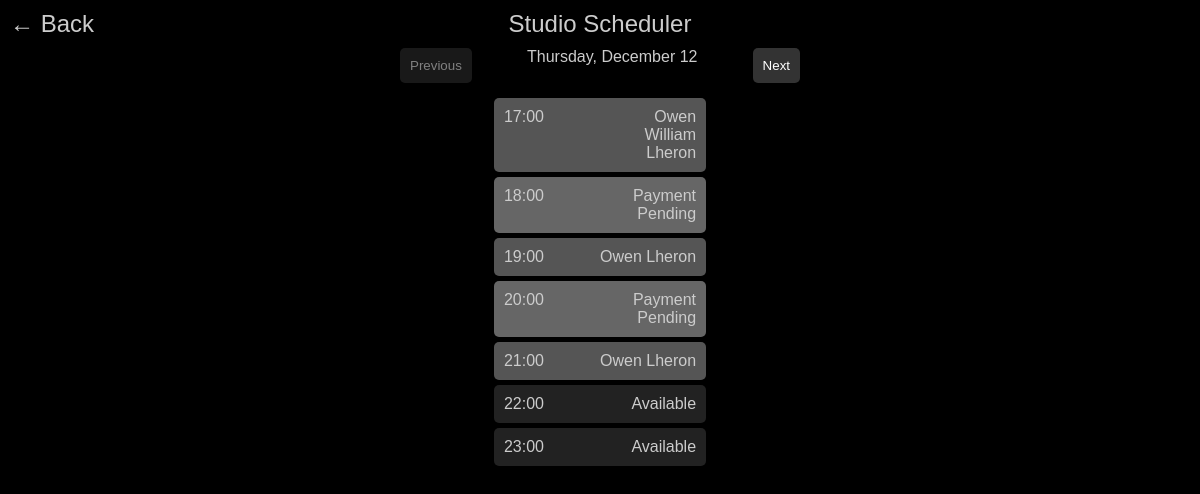
/week-scheduler/, run on the app's committed database.
### main/models.py (models this page shows, shortened)
class ActiveRequest(models.Model):
    STATUS_CHOICES = [
        ('pending', 'Pending'),
        ('approved', 'Approved'),
        ('paid', 'Paid'),
        ('declined', 'Declined'),
    ]
    name = models.CharField(max_length=255)
    email = models.EmailField()
    phone = models.CharField(max_length=50)
    requested_date = models.DateField()
    requested_time = models.TimeField()
    hours = models.IntegerField()
    notes = models.TextField(blank=True, null=True)
    status = models.CharField(max_length=20, choices=STATUS_CHOICES, default='pending')
    created_at = models.DateTimeField(auto_now_add=True)
    updated_at = models.DateTimeField(auto_now=True)

### main/views.py (the view)
# urls.py: path('week-scheduler/', week_scheduler_view, name='week_scheduler'),
def week_scheduler_view(request):
    today = datetime.today()
    today_str = today.strftime('%Y-%m-%d')
    selected_date_str = request.GET.get('date', today_str)
    selected_date = datetime.strptime(selected_date_str, '%Y-%m-%d')
    if selected_date.date() < today.date():
        return redirect(f"?date={today_str}")
    reservations = ActiveRequest.objects.filter(
        requested_date=selected_date.date()
    )
    reserved_hours = {}
    pending_hours = {}
    requested_hours = {}
    for res in reservations:
        start_hour = res.requested_time.hour
        for h in range(start_hour, start_hour + res.hours):
            if res.status == "paid":
                reserved_hours[h] = res.name
            elif res.status == "approved":
                pending_hours[h] = "Payment Pending"
            elif res.status == "pending":
                requested_hours[h] = "Requested"
    start_hour = today.hour if selected_date.date() == today.date() else 8  # 8 AM default for other dates
    time_slots = []
    for hour in range(start_hour, 24):  # From start_hour to 11 PM
        time_slot_status = "available"
        booked_by = None
        if hour in reserved_hours:
            time_slot_status = "reserved"
            booked_by = reserved_hours[hour]
        elif hour in pending_hours:
            time_slot_status = "pending"
            booked_by = pending_hours[hour]
        elif hour in requested_hours:
            time_slot_status = "requested"
            booked_by = requested_hours[hour]
        time_slots.append({
            "hour": hour,
            "status": time_slot_status,
            "booked_by": booked_by
        })
    previous_date = (selected_date - timedelta(days=1)).strftime('%Y-%m-%d')
    next_date = (selected_date + timedelta(days=1)).strftime('%Y-%m-%d')
    can_go_previous = selected_date.date() > today.date()
    context = {
        'selected_date': selected_date,
        'time_slots': time_slots,
        'previous_date': previous_date,
        'next_date': next_date,
        'can_go_previous': can_go_previous,
        'is_member': request.user.is_authenticated,  # Check if logged in
    }
    return render(request, 'mobile/week_scheduler.html', context)

### main/templates/mobile/week_scheduler.html (shortened to what this page needs)
{% extends "base.html" %}
{% block content %}
<a href="/home" class="back-icon" title="Back to Home">
    &#8592; Back
</a>
<div class="header">Studio Scheduler</div>
<div class="navigator">
    {% if can_go_previous %}
        <a href="?date={{ previous_date }}">
            <button class="nav-button">Previous</button>
        </a>
    {% else %}
        <button class="nav-button" style="opacity: 0.5; cursor: not-allowed;">Previous</button>
    {% endif %}
    <div>{{ selected_date|date:"l, F j" }}</div>
    <a href="?date={{ next_date }}">
        <button class="nav-button">Next</button>
    </a>
</div>
<div>
    {% for time_slot in time_slots %}
        {% if time_slot.status == "unavailable" %}
            <div class="time-slot unavailable">
                <span class="time">{{ time_slot.hour }}:00</span>
                <span class="status">Unavailable</span>
            </div>
        {% elif time_slot.status == "reserved" %}
            <div class="time-slot reserved">
                <span class="time">{{ time_slot.hour }}:00</span>
                <span class="status">{{ time_slot.booked_by }}</span>
            </div>
        {% elif time_slot.status == "pending" %}
            <div class="time-slot pending">
                <span class="time">{{ time_slot.hour }}:00</span>
                <span class="status">{{ time_slot.booked_by }}</span>
            </div>
        {% elif time_slot.status == "requested" %}
            <div class="time-slot requested">
                <span class="time">{{ time_slot.hour }}:00</span>
                <span class="status">{{ time_slot.booked_by }}</span>
            </div>
        {% else %}
            <a href="/reservation/?date={{ selected_date|date:"Y-m-d" }}&time={{ time_slot.hour }}:00" class="time-slot">
                <span class="time">{{ time_slot.hour }}:00</span>
                <span class="status">Available</span>
            </a>
        {% endif %}
    {% endfor %}
</div>
{% endblock %}

### main/templates/mobile/week_scheduler.html (style rules this page uses)
body { margin: 0; font-family: Arial, sans-serif; background-color: #000; color: #ccc; display: flex; flex-direction: column; align-items: center; padding: 10px; }
.header { font-size: 24px; margin-bottom: 10px; text-align: center; }
.back-icon { position: absolute; top: 10px; left: 10px; font-size: 24px; color: #ccc; text-decoration: none; display: flex; align-items: center; gap: 5px; cursor: pointer; }
.navigator { display: flex; justify-content: space-between; width: 100%; max-width: 400px; margin-bottom: 10px; }
.nav-button { background-color: #333; color: #fff; border: none; padding: 10px; cursor: pointer; border-radius: 5px; }
.time-slot { display: flex; justify-content: space-between; padding: 10px; background-color: #222; margin: 5px 0; border-radius: 5px; text-decoration: none; color: #ccc; }
.time-slot .time { flex: 1; text-align: left; }
.time-slot .status { flex: 1; text-align: right; }
.time-slot.unavailable, .time-slot.reserved, .time-slot.pending { background-color: #444; cursor: not-allowed; pointer-events: none; }
.time-slot.reserved { background-color: #555; }
.time-slot.pending { background-color: #666; }

### data on the page
ActiveRequest: booked_by "Owen William Lheron"
ActiveRequest: booked_by "Owen Lheron"
ActiveRequest: booked_by "Owen Lheron"

### other printed values
{{ selected_date|date:"l, F j" }} "Thursday, December 12"
{{ time_slot.hour }} "17" "19" "21"
{{ time_slot.hour }} "18" "20"
{{ time_slot.booked_by }} "Payment Pending" "Payment Pending"
{{ time_slot.hour }} "22" "23"
